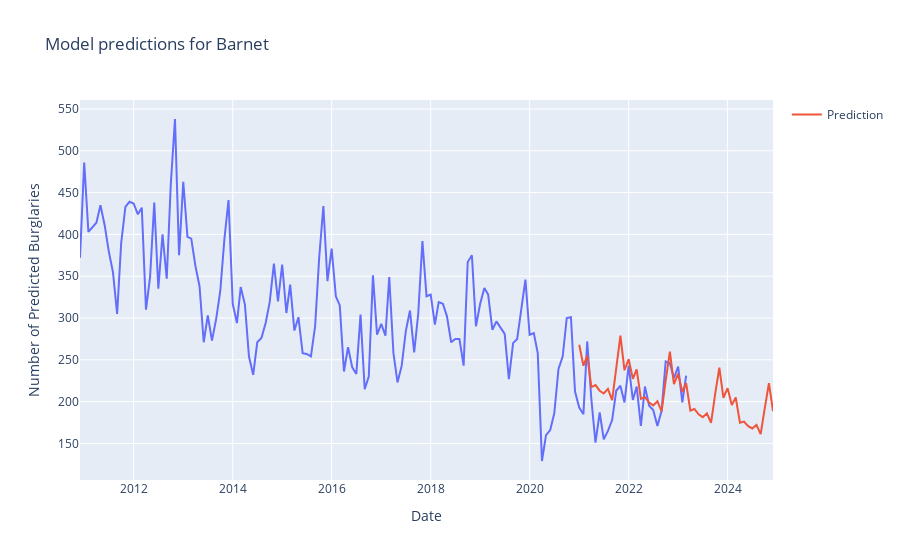

Notebook code for this chart:
### Code cell
import plotly.express as px

best_model = Prophet(seasonality_mode= 'multiplicative', changepoint_prior_scale= 0.01, seasonality_prior_scale= 0.15, holidays_prior_scale= 0.015, holidays= holiday).fit(train_data)
future_dates = best_model.make_future_dataframe(periods=forecast_upto, freq='MS')
forecast = best_model.predict(future_dates)

df_plot_pred = forecast[-forecast_upto:][['ds', 'yhat']]

df_plot_true = monthly_grouped_df[['ds', 'y']]

fig = px.line(df_plot_true, x='ds', y='y', title='Model predictions for Barnet')
fig.add_scatter(x=df_plot_pred['ds'], y=df_plot_pred['yhat'], name='Prediction')
fig.update_xaxes(title_text='Date')
fig.update_yaxes(title_text='Number of Predicted Burglaries')

### Figure 1 — Plotly figure (JSON) as saved in the notebook; plotly's stock layout.template omitted (floating-point values rounded to 4 significant figures; data arrays with more than 128 entries replaced by an {"elided": "..."} marker saying what was removed)
{"data": [{"hovertemplate": "ds=%{x}<br>y=%{y}<extra></extra>", "legendgroup": "", "line": {"color": "#636efa", "dash": "solid"}, "marker": {"symbol": "circle"}, "mode": "lines", "name": "", "orientation": "v", "showlegend": false, "type": "scatter", "x": {"elided": "148 str values"}, "xaxis": "x", "y": {"elided": "148 int values"}, "yaxis": "y"}, {"name": "Prediction", "type": "scatter", "x": ["2021-01-01T00:00:00", "2021-02-01T00:00:00", "2021-03-01T00:00:00", "2021-04-01T00:00:00", "2021-05-01T00:00:00", "2021-06-01T00:00:00", "2021-07-01T00:00:00", "2021-08-01T00:00:00", "2021-09-01T00:00:00", "2021-10-01T00:00:00", "2021-11-01T00:00:00", "2021-12-01T00:00:00", "2022-01-01T00:00:00", "2022-02-01T00:00:00", "2022-03-01T00:00:00", "2022-04-01T00:00:00", "2022-05-01T00:00:00", "2022-06-01T00:00:00", "2022-07-01T00:00:00", "2022-08-01T00:00:00", "2022-09-01T00:00:00", "2022-10-01T00:00:00", "2022-11-01T00:00:00", "2022-12-01T00:00:00", "2023-01-01T00:00:00", "2023-02-01T00:00:00", "2023-03-01T00:00:00", "2023-04-01T00:00:00", "2023-05-01T00:00:00", "2023-06-01T00:00:00", "2023-07-01T00:00:00", "2023-08-01T00:00:00", "2023-09-01T00:00:00", "2023-10-01T00:00:00", "2023-11-01T00:00:00", "2023-12-01T00:00:00", "2024-01-01T00:00:00", "2024-02-01T00:00:00", "2024-03-01T00:00:00", "2024-04-01T00:00:00", "2024-05-01T00:00:00", "2024-06-01T00:00:00", "2024-07-01T00:00:00", "2024-08-01T00:00:00", "2024-09-01T00:00:00", "2024-10-01T00:00:00", "2024-11-01T00:00:00", "2024-12-01T00:00:00"], "y": [268.1, 242.9, 255.0, 217.4, 219.7, 213.1, 209.7, 215.2, 201.9, 241.2, 278.9, 237.5, 250.8, 227.2, 238.6, 203.4, 205.4, 198.9, 195.5, 200.5, 188.3, 225.1, 259.7, 221.1, 233.4, 211.5, 222.1, 189.3, 191.2, 184.8, 181.4, 185.9, 174.7, 209.0, 240.6, 204.7, 216.1, 195.8, 205.0, 174.8, 176.2, 170.7, 167.9, 172.2, 161.1, 191.9, 222.0, 188.8]}], "layout": {"legend": {"tracegroupgap": 0}, "title": {"text": "Model predictions for Barnet"}, "xaxis": {"anchor": "y", "domain": [0, 1], "title": {"text": "Date"}}, "yaxis": {"anchor": "x", "domain": [0, 1], "title": {"text": "Number of Predicted Burglaries"}}}}
